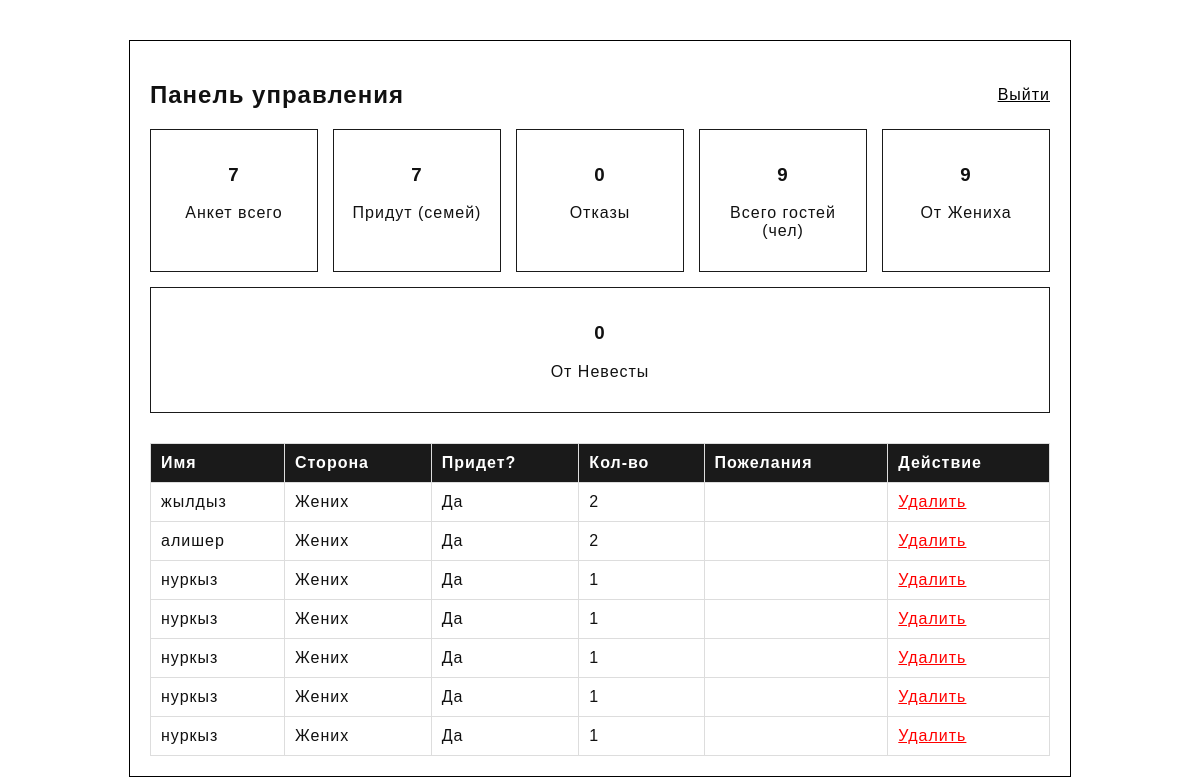
The app's page /admin.php (signed in) with its own data.
### tables this page shows
CREATE TABLE guests (
    id INTEGER PRIMARY KEY AUTOINCREMENT,
    name TEXT NOT NULL,
    side TEXT NOT NULL,
    attending TEXT NOT NULL,
    guest_count INTEGER DEFAULT 0,
    wishes TEXT,
    created_at DATETIME DEFAULT CURRENT_TIMESTAMP
);

### admin.php (the view, shortened to what this page needs)
<?php
$is_auth = isset($_SESSION['auth']) && $_SESSION['auth'] === true;
$db = new PDO('sqlite:wedding_db.sqlite');
if ($is_auth) {
    $total_forms = $db->query("SELECT COUNT(*) FROM guests")->fetchColumn();
    $confirmed = $db->query("SELECT COUNT(*) FROM guests WHERE attending = 'Да'")->fetchColumn();
    $declined = $db->query("SELECT COUNT(*) FROM guests WHERE attending = 'Нет'")->fetchColumn();
    $total_guests = $db->query("SELECT SUM(guest_count) FROM guests WHERE attending = 'Да'")->fetchColumn() ?: 0;
    $groom_side = $db->query("SELECT SUM(guest_count) FROM guests WHERE side = 'Жених' AND attending = 'Да'")->fetchColumn() ?: 0;
    $bride_side = $db->query("SELECT SUM(guest_count) FROM guests WHERE side = 'Невеста' AND attending = 'Да'")->fetchColumn() ?: 0;
    $guests = $db->query("SELECT * FROM guests ORDER BY created_at DESC")->fetchAll(PDO::FETCH_ASSOC);
}
?>
<!DOCTYPE html>
<html lang="ru">
<head>
    <link rel="stylesheet" href="style.css">
</head>
<body>
    <?php if (!$is_auth): ?>
        <div class="rsvp-form" style="margin-top: 80px;">
            <h2>ВХОД В АДМИНКУ</h2>
            <?php if(isset($error)) echo "<p style='color:red;'>$error</p>"; ?>
            <form action="admin.php" method="POST">
                <div class="form-group"><input type="text" name="username" placeholder="Логин" required></div>
                <div class="form-group"><input type="password" name="password" placeholder="Пароль" required></div>
                <button type="submit" name="login" class="btn-submit">Войти</button>
            </form>
        </div>
    <?php else: ?>
        <div class="admin-box">
            <div style="display:flex; justify-content:space-between; align-items:center;">
                <h2>Панель управления</h2>
                <a href="admin.php?logout=1" style="color:#000;">Выйти</a>
            </div>
            <div class="stats">
                <div class="stat-card"><h3><?=$total_forms?></h3><p>Анкет всего</p></div>
                <div class="stat-card"><h3><?=$confirmed?></h3><p>Придут (семей)</p></div>
                <div class="stat-card"><h3><?=$declined?></h3><p>Отказы</p></div>
                <div class="stat-card"><h3><?=$total_guests?></h3><p>Всего гостей (чел)</p></div>
                <div class="stat-card"><h3><?=$groom_side?></h3><p>От Жениха</p></div>
                <div class="stat-card"><h3><?=$bride_side?></h3><p>От Невесты</p></div>
            </div>
            <table>
                <thead><tr><th>Имя</th><th>Сторона</th><th>Придет?</th><th>Кол-во</th><th>Пожелания</th><th>Действие</th></tr></thead>
                <tbody>
                    <?php foreach($guests as $g): ?>
                    <tr>
                        <td><?=htmlspecialchars($g['name'])?></td>
                        <td><?=$g['side']?></td>
                        <td><?=$g['attending']?></td>
                        <td><?=$g['guest_count']?></td>
                        <td><?=htmlspecialchars($g['wishes'])?></td>
                        <td><a href="admin.php?delete=<?=$g['id']?>" style="color:red;" onclick="return confirm('Удалить?')">Удалить</a></td>
                    </tr>
                    <?php endforeach; ?>
                </tbody>
            </table>
        </div>
    <?php endif; ?>
</body>
</html>

### style.css (style rules this page uses)
body { font-family: 'Montserrat', sans-serif; background-color: #FFFFFF; color: #111111; margin: 0; padding: 0; text-align: center; letter-spacing: 1px; overflow-x: hidden; }

### admin.php (style rules this page uses)
.admin-box { max-width: 900px; margin: 40px auto; padding: 20px; text-align: left; background: #FFF; border: 1px solid #000; }
.stats { display: flex; gap: 15px; margin-bottom: 30px; flex-wrap: wrap; }
.stat-card { border: 1px solid #1A1A1A; padding: 15px; flex: 1; min-width: 130px; text-align: center; }
table { width: 100%; border-collapse: collapse; margin-top: 20px; }
th, td { padding: 10px; border: 1px solid #DDD; text-align: left; }
th { background: #1A1A1A; color: white; }

### records on screen
guests: name "жылдыз", side "Жених", attending "Да", guest_count "2"
guests: name "алишер", side "Жених", attending "Да", guest_count "2"
guests: name "нуркыз", side "Жених", attending "Да", guest_count "1"
guests: name "нуркыз", side "Жених", attending "Да", guest_count "1"
guests: name "нуркыз", side "Жених", attending "Да", guest_count "1"
guests: name "нуркыз", side "Жених", attending "Да", guest_count "1"
guests: name "нуркыз", side "Жених", attending "Да", guest_count "1"

### other values on screen
$total_forms "7"
$confirmed "7"
$declined "0"
$total_guests "9"
$groom_side "9"
$bride_side "0"
